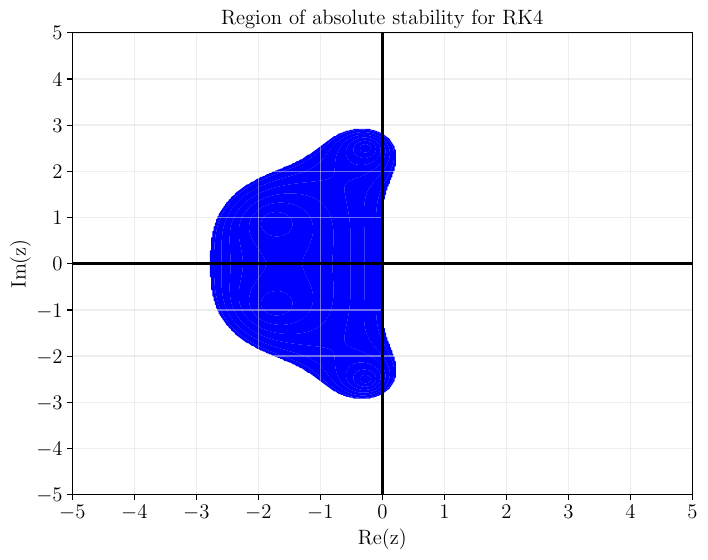

Write the Python code that produced this figure.
import numpy as np
import matplotlib.pyplot as plt
import matplotlib

matplotlib.rcParams.update(matplotlib.rcParamsDefault)
matplotlib.rcParams.update({'font.size':14,'font.family':'serif'})
matplotlib.rcParams.update({'text.usetex':'true'})

# Define the axis box
axisbox = [-5, 5, -5, 5]
xa, xb, ya, yb = axisbox
nptsx = 501
nptsy = 501

# Create a 2D grid of points
x = np.linspace(xa, xb, nptsx)
y = np.linspace(ya, yb, nptsy)
X, Y = np.meshgrid(x, y)
Z = X + 1j * Y

# Define the 4th order RK
RK4 = lambda z: (1 + z + 1/2 * z**2 + 1/6 * z**3 + 1/24 * z**4)

# Evaluate R(z)
Rval4 = RK4(Z)

# Evaluate |R(z)|
Rabs4 = abs(Rval4)

# Plot the contour plot with a single color
fig, ax = plt.subplots(figsize=(8, 6))
ax.plot([xa, xb], [0, 0], 'k-', linewidth=2)
ax.plot([0, 0], [ya, yb], 'k-', linewidth=2)

Z = Rabs4
Z[Z > 1] = np.nan
ax.contourf(X, Y, Z, colors='blue')

ax.set_xlabel('Re(z)', fontsize=15)
ax.set_ylabel('Im(z)', fontsize=15)
ax.set_title('Region of absolute stability for RK4', fontsize=15)
ax.axis(axisbox)
ax.tick_params(axis='both', labelsize=15)
ax.grid(True, which='both', linewidth=1.1, color=[0.87, 0.87, 0.87], linestyle='-', alpha=0.5)
ytick_locs = range(-5,6)
ax.set_yticks(ytick_locs)
xtick_locs = range(-5,6)
ax.set_xticks(xtick_locs)



#plt.show()
plt.savefig('RAS.pdf',format='pdf',bbox_inches='tight')

